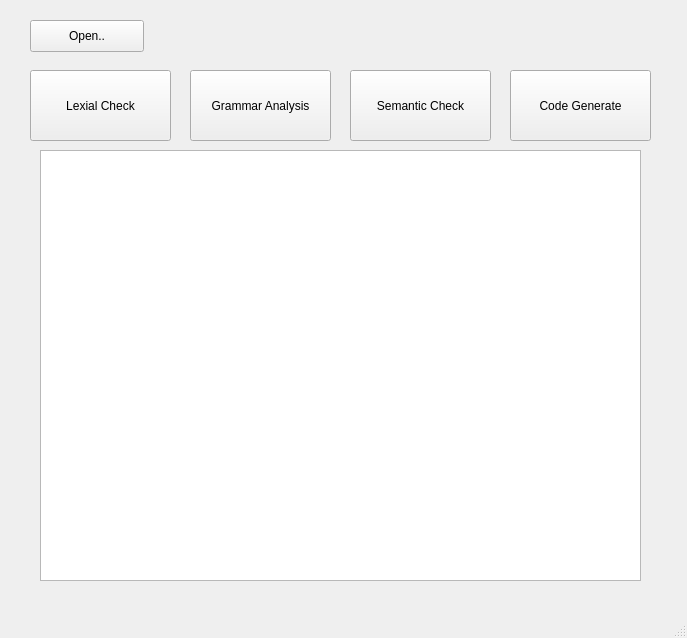
<?xml version="1.0" encoding="UTF-8"?>
<ui version="4.0">
 <class>MainWindow</class>
 <widget class="QMainWindow" name="MainWindow">
  <property name="geometry">
   <rect>
    <x>0</x>
    <y>0</y>
    <width>687</width>
    <height>638</height>
   </rect>
  </property>
  <property name="windowTitle">
   <string>MainWindow</string>
  </property>
  <widget class="QWidget" name="centralwidget">
   <widget class="QPushButton" name="openButt">
    <property name="geometry">
     <rect>
      <x>30</x>
      <y>20</y>
      <width>114</width>
      <height>32</height>
     </rect>
    </property>
    <property name="text">
     <string>Open..</string>
    </property>
   </widget>
   <widget class="QPushButton" name="lexButt">
    <property name="geometry">
     <rect>
      <x>30</x>
      <y>70</y>
      <width>141</width>
      <height>71</height>
     </rect>
    </property>
    <property name="text">
     <string>Lexial Check</string>
    </property>
   </widget>
   <widget class="QPushButton" name="grammarButt">
    <property name="geometry">
     <rect>
      <x>190</x>
      <y>70</y>
      <width>141</width>
      <height>71</height>
     </rect>
    </property>
    <property name="text">
     <string>Grammar Analysis</string>
    </property>
   </widget>
   <widget class="QPushButton" name="semanticButt">
    <property name="geometry">
     <rect>
      <x>350</x>
      <y>70</y>
      <width>141</width>
      <height>71</height>
     </rect>
    </property>
    <property name="text">
     <string>Semantic Check</string>
    </property>
   </widget>
   <widget class="QPushButton" name="codeGenButt">
    <property name="geometry">
     <rect>
      <x>510</x>
      <y>70</y>
      <width>141</width>
      <height>71</height>
     </rect>
    </property>
    <property name="text">
     <string>Code Generate</string>
    </property>
   </widget>
   <widget class="QTextEdit" name="consoleField">
    <property name="enabled">
     <bool>true</bool>
    </property>
    <property name="geometry">
     <rect>
      <x>40</x>
      <y>150</y>
      <width>601</width>
      <height>431</height>
     </rect>
    </property>
    <property name="readOnly">
     <bool>true</bool>
    </property>
    <property name="html">
     <string>&lt;!DOCTYPE HTML PUBLIC &quot;-//W3C//DTD HTML 4.0//EN&quot; &quot;http://www.w3.org/TR/REC-html40/strict.dtd&quot;&gt;
&lt;html&gt;&lt;head&gt;&lt;meta name=&quot;qrichtext&quot; content=&quot;1&quot; /&gt;&lt;style type=&quot;text/css&quot;&gt;
p, li { white-space: pre-wrap; }
&lt;/style&gt;&lt;/head&gt;&lt;body style=&quot; font-family:'Lucida Grande'; font-size:13pt; font-weight:400; font-style:normal;&quot;&gt;
&lt;p style=&quot;-qt-paragraph-type:empty; margin-top:0px; margin-bottom:0px; margin-left:0px; margin-right:0px; -qt-block-indent:0; text-indent:0px;&quot;&gt;&lt;br /&gt;&lt;/p&gt;&lt;/body&gt;&lt;/html&gt;</string>
    </property>
   </widget>
   <widget class="QTreeView" name="treeView">
    <property name="geometry">
     <rect>
      <x>40</x>
      <y>150</y>
      <width>601</width>
      <height>431</height>
     </rect>
    </property>
    <attribute name="headerVisible">
     <bool>true</bool>
    </attribute>
   </widget>
  </widget>
  <widget class="QMenuBar" name="menubar">
   <property name="geometry">
    <rect>
     <x>0</x>
     <y>0</y>
     <width>687</width>
     <height>22</height>
    </rect>
   </property>
  </widget>
  <widget class="QStatusBar" name="statusbar"/>
  <action name="actionOpen">
   <property name="text">
    <string>Open..</string>
   </property>
  </action>
 </widget>
 <resources/>
 <connections>
  <connection>
   <sender>lexButt</sender>
   <signal>clicked()</signal>
   <receiver>MainWindow</receiver>
   <slot>lexCheck()</slot>
   <hints>
    <hint type="sourcelabel">
     <x>113</x>
     <y>124</y>
    </hint>
    <hint type="destinationlabel">
     <x>264</x>
     <y>246</y>
    </hint>
   </hints>
  </connection>
  <connection>
   <sender>openButt</sender>
   <signal>clicked()</signal>
   <receiver>MainWindow</receiver>
   <slot>openFile()</slot>
   <hints>
    <hint type="sourcelabel">
     <x>82</x>
     <y>55</y>
    </hint>
    <hint type="destinationlabel">
     <x>247</x>
     <y>308</y>
    </hint>
   </hints>
  </connection>
  <connection>
   <sender>grammarButt</sender>
   <signal>clicked()</signal>
   <receiver>MainWindow</receiver>
   <slot>grammarAnalysis()</slot>
   <hints>
    <hint type="sourcelabel">
     <x>261</x>
     <y>130</y>
    </hint>
    <hint type="destinationlabel">
     <x>290</x>
     <y>198</y>
    </hint>
   </hints>
  </connection>
  <connection>
   <sender>semanticButt</sender>
   <signal>clicked()</signal>
   <receiver>MainWindow</receiver>
   <slot>semanticCheck()</slot>
   <hints>
    <hint type="sourcelabel">
     <x>410</x>
     <y>135</y>
    </hint>
    <hint type="destinationlabel">
     <x>411</x>
     <y>324</y>
    </hint>
   </hints>
  </connection>
  <connection>
   <sender>codeGenButt</sender>
   <signal>clicked()</signal>
   <receiver>MainWindow</receiver>
   <slot>codeGen()</slot>
   <hints>
    <hint type="sourcelabel">
     <x>557</x>
     <y>120</y>
    </hint>
    <hint type="destinationlabel">
     <x>560</x>
     <y>385</y>
    </hint>
   </hints>
  </connection>
 </connections>
 <slots>
  <slot>lexCheck()</slot>
  <slot>openFile()</slot>
  <slot>grammarAnalysis()</slot>
  <slot>semanticCheck()</slot>
  <slot>codeGen()</slot>
 </slots>
</ui>
